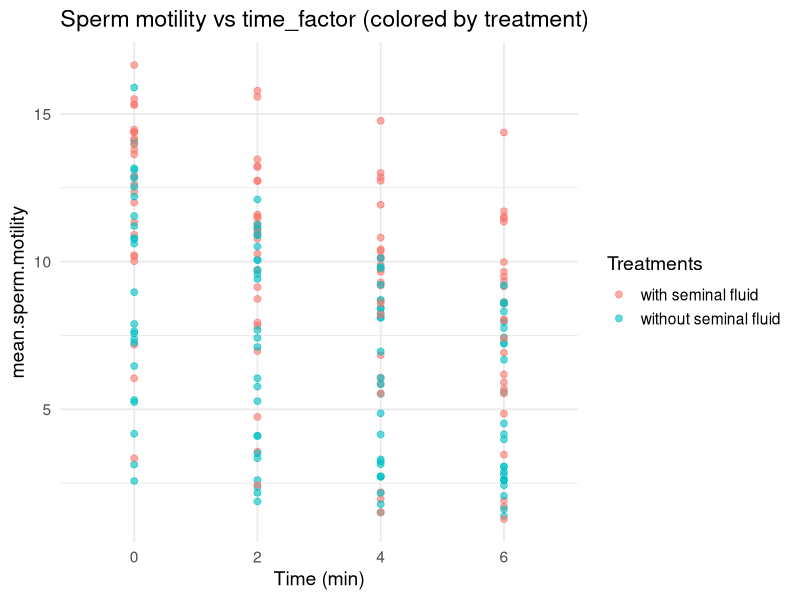
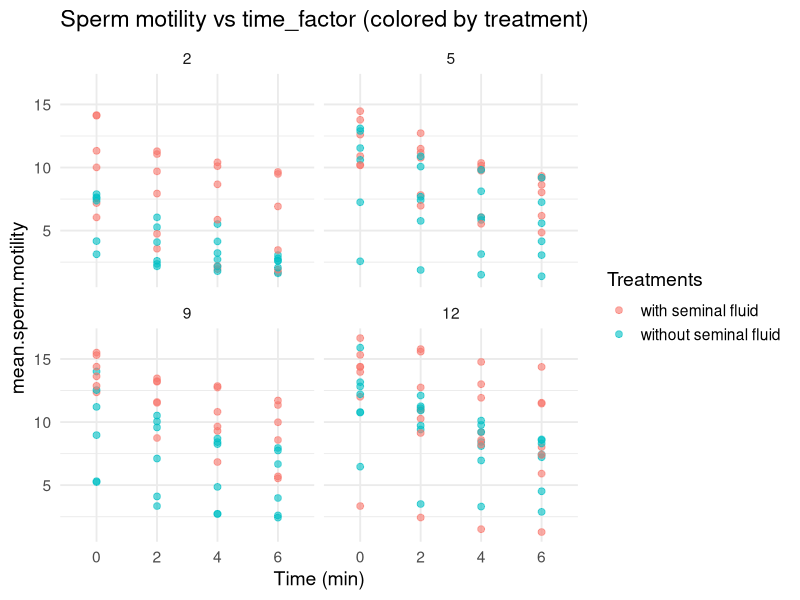
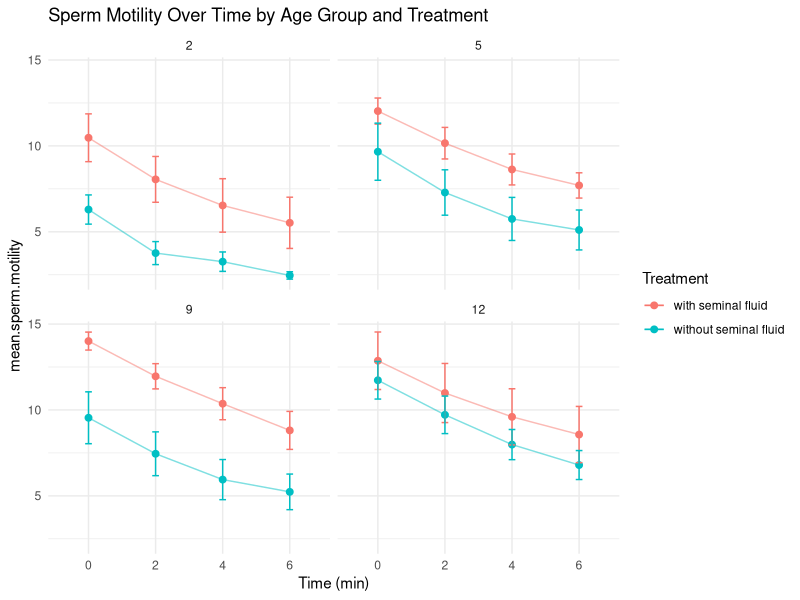

Here is the R script that generated these plots, in order:
#remove all objects from environment
rm(list = ls())

# 1. Load Required Packages----------------------------
library(tidyverse)
library(broom)
library(ggplot2)
library(dplyr)



# 2. Load and Inspect my_data----------------------------
my_data <- read.csv('01 Raw data/seminal_fluid vs male age interaction.csv')
#acat("my_dataset loaded successfully: ", file_path, "\n")
head(my_data)

# Clean column names
names(my_data) <- make.names(names(my_data))

cat("Variables detected:\n")
print(names(my_data))
head(my_data)

# 3. Identify Response Variable----------------------------
response_candidates <- grep("sperm.*motil", names(my_data), ignore.case = TRUE, value = TRUE)
if (length(response_candidates) == 0) stop("No sperm motility variable found.")
response_var <- response_candidates[1]
cat("Detected response variable:", response_var, "\n")


# 4. Identify Predictors and ID (Keyword-based)---------------------------
predictors <- setdiff(names(my_data), response_var)

# Automatically detect ID column
id_col <- grep("id", names(my_data), ignore.case = TRUE, value = TRUE)
if (length(id_col) > 0) {
  id_col <- id_col[1]
  my_data[[id_col]] <- as.factor(my_data[[id_col]])
  cat("Detected ID column:", id_col, "\n")
} else {
  warning("No ID column detected — random effects will not be used.")
  id_col <- NULL
}

# Exclude ID column from predictors for fixed effects
predictors <- predictors[predictors != id_col]

#----------------------------#
# Keyword-Based Variable Detection
#----------------------------#

# Define keyword lists for different biological variables
keyword_list <- list(
  treatment  = c("treatment_combination","medium", "condition", 'treatment'),
  age        = c("male_age,'sperm_age", "age"),
  species    = c("species"),
  temperature = c("temp", "temperature"),
  time       = c("time_factor", "time"),
  concentration = c("conc", "concentration", "density"),
  id         = c("id", "male_ID", "subject"
))

# Function to search for variable name based on keyword list
detect_var <- function(keywords, data_names) {
  vars <- unlist(lapply(keywords, function(k) grep(k, data_names, 
                                                   ignore.case = TRUE, 
                                                   value = TRUE)))
  unique(vars)
}

# Apply detection for each variable type
treatment_var <- detect_var(keyword_list$treatment, names(my_data))
age_var <- detect_var(keyword_list$age, names(my_data))
species_var <- detect_var(keyword_list$species, names(my_data))
temp_var <- detect_var(keyword_list$temperature, names(my_data))
time_var <- detect_var(keyword_list$time, names(my_data))
conc_var <- detect_var(keyword_list$concentration, names(my_data))
id_var <- detect_var(keyword_list$id, names(my_data))

# Display what was found
cat("\nKeyword-based variable detection:\n")
cat("Treatment variable(s):", treatment_var, "\n")
cat("Age variable(s):", age_var, "\n")
cat("Species variable(s):", species_var, "\n")
cat("Temperature variable(s):", temp_var, "\n")
cat("Time variable(s):", time_var, "\n")
cat("Concentration variable(s):", conc_var, "\n")
cat("ID variable(s):", id_var, "\n")


#----------------------------#
# Combine detected variables-----------
#----------------------------#
categorical_vars <- unique(c(treatment_var, species_var, age_var, time_var, id_var))
numeric_vars <- unique(c(temp_var, conc_var))


# Fallback if nothing detected by keywords    
if (length(categorical_vars) == 0) {
  categorical_vars <- predictors[sapply(my_data[predictors], function(x) is.character(x) || is.factor(x))]
}
if (length(numeric_vars) == 0) {
  numeric_vars <- predictors[sapply(my_data[predictors], is.numeric)]
}

# Convert categorical variables to factors
my_data[categorical_vars] <- lapply(my_data[categorical_vars], as.factor)

cat("\nFinal variable classification:\n")
cat("Categorical predictors:", categorical_vars, "\n")
cat("Numeric predictors:", numeric_vars, "\n")

# 5. Create Results Directory----------------------------
dir.create("04 R plots2", showWarnings = FALSE)


# 6. Visualization with ggplot2----------------------------
cat("Generating exploratory plots...\n")

# Example: Plot response vs each predictor
if (length(time_var) > 0) {
  for (v in time_var) {
    p <- ggplot(my_data, aes_string(x = v, y = response_var, color = treatment_var)) +
      geom_point(aes(group = treatment_var), alpha = 0.6, size = 2) +
      theme_minimal(base_size = 14) +
      labs(
        title = paste("Sperm motility vs", v, "(colored by treatment)"),
        x = "Time (min)", y = response_var, color = "Treatments"
      )
    
  }
}
p

#For data with age variable, treatment variable, and time variable

if (length(time_var) > 0) {
  for (v in time_var) {
    p2 <- ggplot(my_data, aes_string(x = v, y = response_var, color = treatment_var)) +
      geom_point(aes(group = treatment_var), alpha = 0.6, size = 2) +
      theme_minimal(base_size = 14) +
      facet_wrap(as.formula(paste("~", age_var[1]))) +
      labs(
        title = paste("Sperm motility vs", v, "(colored by treatment)"),
        x = "Time (min)", y = response_var, color = "Treatments"
      )
    
  }
}
p2


#create group means using detected predictor variables
general_mean_SM <- my_data %>%
  group_by(!!sym(age_var[1]), !!sym(treatment_var[1]), !!sym(time_var[1])) %>%
  summarise(
    mean_SM = mean(!!sym(response_var), na.rm = TRUE),
    se_SM = sd(!!sym(response_var)) / sqrt(n())
  )

glimpse(general_mean_SM)
levels(general_mean_SM[[time_var[1]]]) <- c("0", "2", "4", "6")


#Plot sperm motility over time variable, age variable, and treatment variables 
ggplot() +
  geom_point(data = general_mean_SM, aes_string(x = time_var[1], y = "mean_SM",
           color = treatment_var[1]), size = 2) +
  facet_wrap(as.formula(paste("~", age_var[1]))) +
  geom_line(data = general_mean_SM, aes_string(x = time_var[1], y = "mean_SM",
           group = treatment_var[1], color = treatment_var[1]),
           linewidth = 0.5,
           alpha = 0.5) +
  theme_minimal() +
  geom_errorbar(data = general_mean_SM,
                aes_string(x = time_var[1], y = "mean_SM",
                           ymin = "mean_SM - se_SM",
                           ymax = "mean_SM + se_SM",
                           color = treatment_var[1]), width = 0.1) +
  labs(title = "Sperm Motility Over Time by Age Group and Treatment",
       x = "Time (min)",
       y = response_var,
       color = "Treatment")


